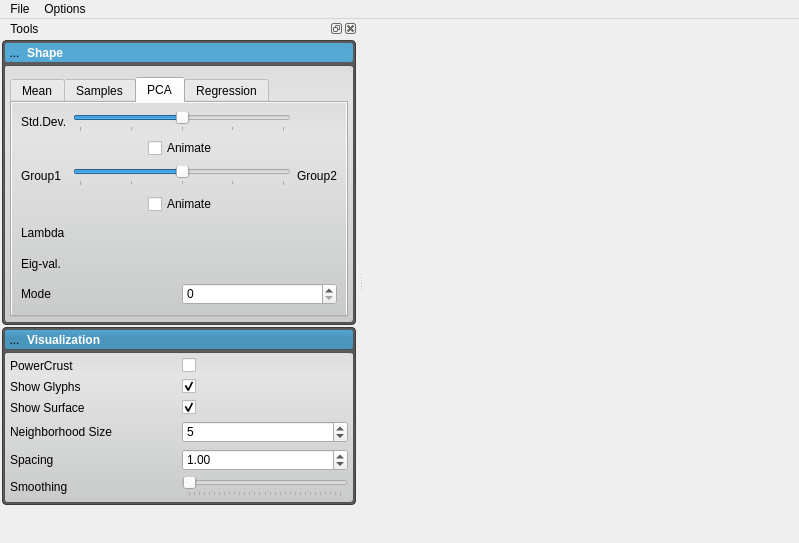
<?xml version="1.0" encoding="UTF-8"?>
<ui version="4.0">
 <class>ShapeWorksView2</class>
 <widget class="QMainWindow" name="ShapeWorksView2">
  <property name="geometry">
   <rect>
    <x>0</x>
    <y>0</y>
    <width>799</width>
    <height>543</height>
   </rect>
  </property>
  <property name="windowTitle">
   <string>ShapeWorksView2</string>
  </property>
  <property name="windowIcon">
   <iconset>
    <normaloff>:/ShapeWorksView2/Images/ShapeWorksView2.png</normaloff>:/ShapeWorksView2/Images/ShapeWorksView2.png</iconset>
  </property>
  <property name="styleSheet">
   <string notr="true">
/********************** Tab Widget ***********************/

/*
QTabWidget::pane {
	border: 2px solid rgb( 80, 80, 80 );
}
*/

/*
QTabWidget::pane{
	border-top: 2px solid #C2C7DB;
	background-color: qlineargradient(spread:pad, x1:0.5, y1:0, x2:0.5, y2:0.960227, stop:0 rgba(221, 221, 221, 255), stop:0.155779 rgba(228, 228, 228, 255), stop:1 rgba(202, 204, 204, 255));      
}
*/
/*
QTabBar::tab {
	background-color: qlineargradient(spread:pad, x1:0.5, y1:0, x2:0.5, y2:0.960227, stop:0 rgba(0, 0, 0, 0), stop:0.45 rgba(0, 0, 0, 30), stop:1 rgba(0, 0, 0, 25));
	color: white;
 }
*/

/*
QTabBar::tab:selected {
	background-color: rgb( 84, 168, 212 );
}
*/

QWidget#meanTab{
	background-color: qlineargradient(spread:pad, x1:0.5, y1:0, x2:0.5, y2:0.960227, stop:0 rgba(221, 221, 221, 255), stop:0.155779 rgba(228, 228, 228, 255), stop:1 rgba(202, 204, 204, 255));
}

QWidget#samplesTab{
	background-color: qlineargradient(spread:pad, x1:0.5, y1:0, x2:0.5, y2:0.960227, stop:0 rgba(221, 221, 221, 255), stop:0.155779 rgba(228, 228, 228, 255), stop:1 rgba(202, 204, 204, 255));      
}

QWidget#pcaTab{
	background-color: qlineargradient(spread:pad, x1:0.5, y1:0, x2:0.5, y2:0.960227, stop:0 rgba(221, 221, 221, 255), stop:0.155779 rgba(228, 228, 228, 255), stop:1 rgba(202, 204, 204, 255));      
}

QWidget#regressionTab{
	background-color: qlineargradient(spread:pad, x1:0.5, y1:0, x2:0.5, y2:0.960227, stop:0 rgba(221, 221, 221, 255), stop:0.155779 rgba(228, 228, 228, 255), stop:1 rgba(202, 204, 204, 255));      
}

/********************** Tab Widget ***********************/


/********************** Visualization Panel ***********************/

QLabel#visualizationLabel{
	color: white;
	font: bold;
}
QWidget#visualizationPanel{
	background-color: rgba( 0, 0, 0, 0 );
}

QToolButton#visualizationOpenButton{
	background-color: rgba(0, 0, 0, 0);
	border-radius: 4px;
}

QToolButton#visualizationOpenButton:hover{
	background-color: rgba( 0, 0, 0, 30 ); border-radius: 3px;
}

QWidget#visualizationHeader{
	background-color: qlineargradient(spread:pad, x1:0.5, y1:0, x2:0.5, y2:0.960227, stop:0 rgba(0, 0, 0, 0), stop:0.45 rgba(0, 0, 0, 30), stop:1 rgba(0, 0, 0, 25));
    border-radius: 3px;
}

QWidget#visualizationHeaderBackground{
	background-color: rgb( 84, 168, 212 );
    border-radius: 3px;
	border: 1px solid rgb(90, 90, 90);
}

QWidget#visualizationPanel{
	background-color: rgb( 90, 90, 90 );
	border-radius:4px;
	border: 1px solid rgb(60, 60, 60);
	color: rgb(90, 90, 90);
}

QWidget#visualizationContent{
	border-radius: 3px;
	border: 1px solid rgb(80, 80,80);
	background-color: qlineargradient(spread:pad, x1:0.5, y1:0, x2:0.5, y2:0.960227, stop:0 rgba(221, 221, 221, 255), stop:0.155779 rgba(228, 228, 228, 255), stop:1 rgba(202, 204, 204, 255));      
}
/********************** Visualization Panel ***********************/


/********************** Shape Panel ***********************/

QLabel#shapeLabel{
	color: white;
	font: bold;
}

QWidget#shapePanel{
	background-color: rgba( 0, 0, 0, 0 );
}

QToolButton#shapeOpenButton{
	background-color: rgba(0, 0, 0, 0);
	border-radius: 4px;
}

QToolButton#shapeOpenButton:hover{
	background-color: rgba( 0, 0, 0, 30 ); border-radius: 3px;
}

QWidget#layers_header_{
	background-color: qlineargradient(spread:pad, x1:0.5, y1:0, x2:0.5, y2:0.960227, stop:0 rgba(0, 0, 0, 0), stop:0.45 rgba(0, 0, 0, 30), stop:1 rgba(0, 0, 0, 25));
    border-radius: 3px;
}

QWidget#shapeHeaderBackground{
	background-color: rgb( 84, 168, 212 );
    border-radius: 3px;
	border: 1px solid rgb(90, 90, 90);
}

QWidget#shapePanel{
	background-color: rgb( 90, 90, 90 );
	border-radius:4px;
	border: 1px solid rgb(60, 60, 60);
	color: rgb(90, 90, 90);
}

QWidget#shapeContent{
	border-radius: 3px;
	border: 1px solid rgb(80, 80,80);
	background-color: qlineargradient(spread:pad, x1:0.5, y1:0, x2:0.5, y2:0.960227, stop:0 rgba(221, 221, 221, 255), stop:0.155779 rgba(228, 228, 228, 255), stop:1 rgba(202, 204, 204, 255));      
}
/********************** Shape Panel ***********************/




/********************** Other ***********************/

QWidget#pcaWidget{
	border-radius: 3px;
	border: 2px solid rgb(80, 80,80);
}


QWidget#sampleWidget{
	border-radius: 3px;
	border: 2px solid rgb(80, 80,80);
}

QWidget#meanWidget{
	border-radius: 3px;
	border: 2px solid rgb(80, 80,80);
}


QWidget#controlsDockContents {
/*	background-color: rgb(0,0,1);
*/

/*
background-color: qlineargradient(spread:pad, x1:0.5, y1:0, x2:0.5, y2:0.960227, stop:0 rgba(1, 0, 0, 0), stop:0.45 rgba(0, 0, 1, 30), stop:1 rgba(0, 1, 0, 25));
*/

/*	background-color: qlineargradient(spread:pad, x1:0.5, y1:0, x2:0.5, y2:0.960227, stop:0 rgba(69, 168, 212, 255), stop:0.45 rgba(0, 0, 0, 30), stop:1 rgba(60, 60, 60, 255));
*/   
 border-radius: 3px;

background: rgb(90,90,90);

/*
	background: grey
*/

/*	color: red;	
*/
}



QWidget#widget {
 background-color: rgba(0,0,255,255);


/*
background-color: qlineargradient(spread:pad, x1:0.5, y1:0, x2:0.5, y2:0.960227, stop:0 rgba(1, 0, 0, 0), stop:0.45 rgba(0, 0, 1, 30), stop:1 rgba(0, 1, 0, 25));
*/

/*
	background: grey
*/

/*	color: red;	
*/
}



QToolButton{
	border: 1px solid rgba( 0, 0, 0, 0 );
	margin: 0, 0, 0, 0;
	padding: 0, 0, 0, 0;
}

QToolButton:hover{
	background-color: rgba( 140, 140, 140, 50 );
}

QToolButton:pressed{
	border: 1px solid rgba( 100, 100, 100, 120 );
	background-color: rgba( 100, 100, 100, 200 );
}








</string>
  </property>
  <widget class="QWidget" name="centralwidget">
   <layout class="QHBoxLayout" name="horizontalLayout">
    <property name="leftMargin">
     <number>0</number>
    </property>
    <property name="topMargin">
     <number>0</number>
    </property>
    <property name="rightMargin">
     <number>6</number>
    </property>
    <property name="bottomMargin">
     <number>6</number>
    </property>
    <item>
     <widget class="QVTKWidget" name="view" native="true">
      <property name="minimumSize">
       <size>
        <width>100</width>
        <height>100</height>
       </size>
      </property>
     </widget>
    </item>
   </layout>
  </widget>
  <widget class="QMenuBar" name="menubar">
   <property name="geometry">
    <rect>
     <x>0</x>
     <y>0</y>
     <width>799</width>
     <height>19</height>
    </rect>
   </property>
   <widget class="QMenu" name="menuFile">
    <property name="title">
     <string>File</string>
    </property>
    <addaction name="actionExportPoints"/>
    <addaction name="actionExportSurfaceMesh"/>
    <addaction name="actionExportPcaLoadings"/>
    <addaction name="actionExportVarianceReport"/>
    <addaction name="separator"/>
    <addaction name="actionQuit"/>
   </widget>
   <widget class="QMenu" name="menuOptions">
    <property name="title">
     <string>Options</string>
    </property>
    <addaction name="actionPreferences"/>
   </widget>
   <addaction name="menuFile"/>
   <addaction name="menuOptions"/>
  </widget>
  <widget class="QDockWidget" name="controlsDockWidget">
   <property name="windowTitle">
    <string>  Tools</string>
   </property>
   <attribute name="dockWidgetArea">
    <number>1</number>
   </attribute>
   <widget class="QWidget" name="dockWidgetContents">
    <layout class="QVBoxLayout" name="verticalLayout">
     <property name="spacing">
      <number>2</number>
     </property>
     <property name="margin">
      <number>2</number>
     </property>
     <item>
      <widget class="QWidget" name="shapePanel" native="true">
       <property name="sizePolicy">
        <sizepolicy hsizetype="Preferred" vsizetype="Fixed">
         <horstretch>0</horstretch>
         <verstretch>0</verstretch>
        </sizepolicy>
       </property>
       <layout class="QVBoxLayout" name="verticalLayout_6">
        <property name="spacing">
         <number>2</number>
        </property>
        <property name="margin">
         <number>2</number>
        </property>
        <item>
         <widget class="QWidget" name="shapeHeaderBackground" native="true">
          <layout class="QVBoxLayout" name="verticalLayout_7">
           <property name="margin">
            <number>0</number>
           </property>
           <item>
            <widget class="QWidget" name="shapeHeader" native="true">
             <property name="sizePolicy">
              <sizepolicy hsizetype="Preferred" vsizetype="Fixed">
               <horstretch>0</horstretch>
               <verstretch>0</verstretch>
              </sizepolicy>
             </property>
             <property name="minimumSize">
              <size>
               <width>215</width>
               <height>21</height>
              </size>
             </property>
             <layout class="QHBoxLayout" name="horizontalLayout_2">
              <property name="spacing">
               <number>2</number>
              </property>
              <property name="margin">
               <number>0</number>
              </property>
              <item>
               <widget class="QToolButton" name="shapeOpenButton">
                <property name="minimumSize">
                 <size>
                  <width>21</width>
                  <height>21</height>
                 </size>
                </property>
                <property name="maximumSize">
                 <size>
                  <width>21</width>
                  <height>21</height>
                 </size>
                </property>
                <property name="text">
                 <string>...</string>
                </property>
                <property name="icon">
                 <iconset resource="ShapeWorksView2.qrc">
                  <normaloff>:/ShapeWorksView2/images/DownArrowWhite.png</normaloff>
                  <normalon>:/Images/DownArrowWhite.png</normalon>:/ShapeWorksView2/images/DownArrowWhite.png</iconset>
                </property>
                <property name="checkable">
                 <bool>true</bool>
                </property>
                <property name="checked">
                 <bool>true</bool>
                </property>
               </widget>
              </item>
              <item>
               <widget class="QLabel" name="shapeLabel">
                <property name="text">
                 <string>Shape</string>
                </property>
               </widget>
              </item>
             </layout>
            </widget>
           </item>
          </layout>
         </widget>
        </item>
        <item>
         <widget class="QWidget" name="shapeContent" native="true">
          <layout class="QVBoxLayout" name="verticalLayout_19">
           <property name="spacing">
            <number>0</number>
           </property>
           <property name="leftMargin">
            <number>6</number>
           </property>
           <property name="topMargin">
            <number>12</number>
           </property>
           <property name="rightMargin">
            <number>6</number>
           </property>
           <property name="bottomMargin">
            <number>6</number>
           </property>
           <item>
            <widget class="QTabWidget" name="tabWidget">
             <property name="minimumSize">
              <size>
               <width>320</width>
               <height>0</height>
              </size>
             </property>
             <property name="tabPosition">
              <enum>QTabWidget::North</enum>
             </property>
             <property name="tabShape">
              <enum>QTabWidget::Rounded</enum>
             </property>
             <property name="currentIndex">
              <number>2</number>
             </property>
             <property name="documentMode">
              <bool>false</bool>
             </property>
             <property name="tabsClosable">
              <bool>false</bool>
             </property>
             <property name="movable">
              <bool>false</bool>
             </property>
             <widget class="QWidget" name="meanTab">
              <attribute name="title">
               <string>Mean</string>
              </attribute>
              <layout class="QVBoxLayout" name="verticalLayout_3">
               <item>
                <widget class="QPushButton" name="meanOverallButton">
                 <property name="text">
                  <string>Overall</string>
                 </property>
                 <property name="checkable">
                  <bool>true</bool>
                 </property>
                 <property name="checked">
                  <bool>true</bool>
                 </property>
                 <property name="autoExclusive">
                  <bool>true</bool>
                 </property>
                 <property name="default">
                  <bool>false</bool>
                 </property>
                 <property name="flat">
                  <bool>false</bool>
                 </property>
                </widget>
               </item>
               <item>
                <widget class="QPushButton" name="meanGroup1Button">
                 <property name="text">
                  <string>Group1</string>
                 </property>
                 <property name="checkable">
                  <bool>true</bool>
                 </property>
                 <property name="checked">
                  <bool>false</bool>
                 </property>
                 <property name="autoExclusive">
                  <bool>true</bool>
                 </property>
                 <property name="default">
                  <bool>false</bool>
                 </property>
                 <property name="flat">
                  <bool>false</bool>
                 </property>
                </widget>
               </item>
               <item>
                <widget class="QPushButton" name="meanGroup2Button">
                 <property name="text">
                  <string>Group2</string>
                 </property>
                 <property name="checkable">
                  <bool>true</bool>
                 </property>
                 <property name="checked">
                  <bool>false</bool>
                 </property>
                 <property name="autoExclusive">
                  <bool>true</bool>
                 </property>
                 <property name="default">
                  <bool>false</bool>
                 </property>
                 <property name="flat">
                  <bool>false</bool>
                 </property>
                </widget>
               </item>
               <item>
                <widget class="QPushButton" name="meanDifferenceButton">
                 <property name="text">
                  <string>Difference</string>
                 </property>
                 <property name="checkable">
                  <bool>true</bool>
                 </property>
                 <property name="checked">
                  <bool>false</bool>
                 </property>
                 <property name="autoExclusive">
                  <bool>true</bool>
                 </property>
                 <property name="default">
                  <bool>false</bool>
                 </property>
                 <property name="flat">
                  <bool>false</bool>
                 </property>
                </widget>
               </item>
              </layout>
             </widget>
             <widget class="QWidget" name="samplesTab">
              <attribute name="title">
               <string>Samples</string>
              </attribute>
              <layout class="QGridLayout" name="gridLayout_5">
               <item row="1" column="1">
                <widget class="QPushButton" name="medianButton">
                 <property name="text">
                  <string>Median</string>
                 </property>
                </widget>
               </item>
               <item row="2" column="1">
                <widget class="QPushButton" name="medianGroup1Button">
                 <property name="text">
                  <string>Group 1 Median</string>
                 </property>
                </widget>
               </item>
               <item row="3" column="1">
                <widget class="QPushButton" name="medianGroup2Button">
                 <property name="text">
                  <string>Group 2 Median</string>
                 </property>
                </widget>
               </item>
               <item row="0" column="1">
                <layout class="QHBoxLayout" name="horizontalLayout_3">
                 <item>
                  <widget class="QLabel" name="label_2">
                   <property name="text">
                    <string>Sample :</string>
                   </property>
                  </widget>
                 </item>
                 <item>
                  <widget class="QSpinBox" name="sampleSpinBox"/>
                 </item>
                </layout>
               </item>
              </layout>
             </widget>
             <widget class="QWidget" name="pcaTab">
              <attribute name="title">
               <string>PCA</string>
              </attribute>
              <layout class="QVBoxLayout" name="verticalLayout_8">
               <item>
                <layout class="QGridLayout" name="pcaGridLayout">
                 <item row="0" column="0">
                  <widget class="QLabel" name="label_10">
                   <property name="text">
                    <string>Std.Dev.</string>
                   </property>
                  </widget>
                 </item>
                 <item row="0" column="1">
                  <widget class="QSlider" name="pcaSlider">
                   <property name="minimum">
                    <number>-20</number>
                   </property>
                   <property name="maximum">
                    <number>20</number>
                   </property>
                   <property name="orientation">
                    <enum>Qt::Horizontal</enum>
                   </property>
                   <property name="tickPosition">
                    <enum>QSlider::TicksBelow</enum>
                   </property>
                   <property name="tickInterval">
                    <number>10</number>
                   </property>
                  </widget>
                 </item>
                 <item row="0" column="2">
                  <widget class="QLabel" name="pcaValueLabel">
                   <property name="minimumSize">
                    <size>
                     <width>35</width>
                     <height>0</height>
                    </size>
                   </property>
                   <property name="text">
                    <string/>
                   </property>
                  </widget>
                 </item>
                 <item row="2" column="0">
                  <widget class="QLabel" name="pcaGroup1Label">
                   <property name="minimumSize">
                    <size>
                     <width>0</width>
                     <height>24</height>
                    </size>
                   </property>
                   <property name="text">
                    <string>Group1</string>
                   </property>
                  </widget>
                 </item>
                 <item row="2" column="1">
                  <widget class="QSlider" name="pcaGroupSlider">
                   <property name="minimum">
                    <number>0</number>
                   </property>
                   <property name="maximum">
                    <number>20</number>
                   </property>
                   <property name="value">
                    <number>10</number>
                   </property>
                   <property name="orientation">
                    <enum>Qt::Horizontal</enum>
                   </property>
                   <property name="tickPosition">
                    <enum>QSlider::TicksBelow</enum>
                   </property>
                   <property name="tickInterval">
                    <number>5</number>
                   </property>
                  </widget>
                 </item>
                 <item row="2" column="2">
                  <widget class="QLabel" name="pcaGroup2Label">
                   <property name="text">
                    <string>Group2</string>
                   </property>
                  </widget>
                 </item>
                 <item row="1" column="1">
                  <widget class="QWidget" name="widget_23" native="true">
                   <layout class="QHBoxLayout" name="horizontalLayout_7">
                    <property name="spacing">
                     <number>0</number>
                    </property>
                    <property name="margin">
                     <number>0</number>
                    </property>
                    <item>
                     <spacer name="horizontalSpacer_3">
                      <property name="orientation">
                       <enum>Qt::Horizontal</enum>
                      </property>
                      <property name="sizeHint" stdset="0">
                       <size>
                        <width>40</width>
                        <height>20</height>
                       </size>
                      </property>
                     </spacer>
                    </item>
                    <item>
                     <widget class="QCheckBox" name="pcaAnimateCheckBox">
                      <property name="text">
                       <string>Animate</string>
                      </property>
                     </widget>
                    </item>
                    <item>
                     <spacer name="horizontalSpacer_4">
                      <property name="orientation">
                       <enum>Qt::Horizontal</enum>
                      </property>
                      <property name="sizeHint" stdset="0">
                       <size>
                        <width>40</width>
                        <height>20</height>
                       </size>
                      </property>
                     </spacer>
                    </item>
                   </layout>
                  </widget>
                 </item>
                 <item row="3" column="1">
                  <widget class="QWidget" name="widget_25" native="true">
                   <layout class="QHBoxLayout" name="horizontalLayout_9">
                    <property name="spacing">
                     <number>0</number>
                    </property>
                    <property name="margin">
                     <number>0</number>
                    </property>
                    <item>
                     <spacer name="horizontalSpacer_7">
                      <property name="orientation">
                       <enum>Qt::Horizontal</enum>
                      </property>
                      <property name="sizeHint" stdset="0">
                       <size>
                        <width>40</width>
                        <height>20</height>
                       </size>
                      </property>
                     </spacer>
                    </item>
                    <item>
                     <widget class="QCheckBox" name="pcaGroupAnimateCheckBox">
                      <property name="text">
                       <string>Animate</string>
                      </property>
                     </widget>
                    </item>
                    <item>
                     <spacer name="horizontalSpacer_8">
                      <property name="orientation">
                       <enum>Qt::Horizontal</enum>
                      </property>
                      <property name="sizeHint" stdset="0">
                       <size>
                        <width>40</width>
                        <height>20</height>
                       </size>
                      </property>
                     </spacer>
                    </item>
                   </layout>
                  </widget>
                 </item>
                </layout>
               </item>
               <item>
                <layout class="QGridLayout" name="gridLayout_3">
                 <property name="verticalSpacing">
                  <number>6</number>
                 </property>
                 <item row="1" column="0">
                  <widget class="QLabel" name="label_4">
                   <property name="minimumSize">
                    <size>
                     <width>0</width>
                     <height>24</height>
                    </size>
                   </property>
                   <property name="text">
                    <string>Eig-val.</string>
                   </property>
                  </widget>
                 </item>
                 <item row="1" column="1">
                  <widget class="QLabel" name="pcaEigenValueLabel">
                   <property name="text">
                    <string/>
                   </property>
                  </widget>
                 </item>
                 <item row="0" column="0">
                  <widget class="QLabel" name="label_5">
                   <property name="minimumSize">
                    <size>
                     <width>0</width>
                     <height>24</height>
                    </size>
                   </property>
                   <property name="text">
                    <string>Lambda</string>
                   </property>
                  </widget>
                 </item>
                 <item row="0" column="1">
                  <widget class="QLabel" name="pcaLambdaLabel">
                   <property name="text">
                    <string/>
                   </property>
                  </widget>
                 </item>
                </layout>
               </item>
               <item>
                <layout class="QHBoxLayout" name="horizontalLayout_5">
                 <item>
                  <widget class="QLabel" name="label_6">
                   <property name="minimumSize">
                    <size>
                     <width>0</width>
                     <height>24</height>
                    </size>
                   </property>
                   <property name="text">
                    <string>Mode</string>
                   </property>
                  </widget>
                 </item>
                 <item>
                  <widget class="QSpinBox" name="pcaModeSpinBox">
                   <property name="maximum">
                    <number>10</number>
                   </property>
                  </widget>
                 </item>
                </layout>
               </item>
              </layout>
             </widget>
             <widget class="QWidget" name="regressionTab">
              <attribute name="title">
               <string>Regression</string>
              </attribute>
              <layout class="QVBoxLayout" name="verticalLayout_4">
               <item>
                <spacer name="verticalSpacer_3">
                 <property name="orientation">
                  <enum>Qt::Vertical</enum>
                 </property>
                 <property name="sizeHint" stdset="0">
                  <size>
                   <width>20</width>
                   <height>40</height>
                  </size>
                 </property>
                </spacer>
               </item>
               <item>
                <layout class="QHBoxLayout" name="horizontalLayout_6">
                 <item>
                  <spacer name="horizontalSpacer_2">
                   <property name="orientation">
                    <enum>Qt::Horizontal</enum>
                   </property>
                   <property name="sizeHint" stdset="0">
                    <size>
                     <width>40</width>
                     <height>20</height>
                    </size>
                   </property>
                  </spacer>
                 </item>
                 <item>
                  <widget class="QLabel" name="label_7">
                   <property name="text">
                    <string>Predictor / Explanatory Variable : </string>
                   </property>
                  </widget>
                 </item>
                 <item>
                  <widget class="QLabel" name="regressionLabel">
                   <property name="minimumSize">
                    <size>
                     <width>50</width>
                     <height>0</height>
                    </size>
                   </property>
                   <property name="text">
                    <string>TextLabel</string>
                   </property>
                  </widget>
                 </item>
                 <item>
                  <spacer name="horizontalSpacer">
                   <property name="orientation">
                    <enum>Qt::Horizontal</enum>
                   </property>
                   <property name="sizeHint" stdset="0">
                    <size>
                     <width>40</width>
                     <height>20</height>
                    </size>
                   </property>
                  </spacer>
                 </item>
                </layout>
               </item>
               <item>
                <widget class="QSlider" name="regressionSlider">
                 <property name="maximum">
                  <number>50</number>
                 </property>
                 <property name="orientation">
                  <enum>Qt::Horizontal</enum>
                 </property>
                 <property name="tickPosition">
                  <enum>QSlider::TicksBelow</enum>
                 </property>
                 <property name="tickInterval">
                  <number>5</number>
                 </property>
                </widget>
               </item>
               <item>
                <widget class="QWidget" name="widget_24" native="true">
                 <layout class="QHBoxLayout" name="horizontalLayout_8">
                  <property name="spacing">
                   <number>0</number>
                  </property>
                  <property name="margin">
                   <number>0</number>
                  </property>
                  <item>
                   <spacer name="horizontalSpacer_5">
                    <property name="orientation">
                     <enum>Qt::Horizontal</enum>
                    </property>
                    <property name="sizeHint" stdset="0">
                     <size>
                      <width>40</width>
                      <height>20</height>
                     </size>
                    </property>
                   </spacer>
                  </item>
                  <item>
                   <widget class="QCheckBox" name="regressionAnimateCheckBox">
                    <property name="text">
                     <string>Animate</string>
                    </property>
                   </widget>
                  </item>
                  <item>
                   <spacer name="horizontalSpacer_6">
                    <property name="orientation">
                     <enum>Qt::Horizontal</enum>
                    </property>
                    <property name="sizeHint" stdset="0">
                     <size>
                      <width>40</width>
                      <height>20</height>
                     </size>
                    </property>
                   </spacer>
                  </item>
                 </layout>
                </widget>
               </item>
               <item>
                <spacer name="verticalSpacer_2">
                 <property name="orientation">
                  <enum>Qt::Vertical</enum>
                 </property>
                 <property name="sizeHint" stdset="0">
                  <size>
                   <width>20</width>
                   <height>40</height>
                  </size>
                 </property>
                </spacer>
               </item>
              </layout>
             </widget>
            </widget>
           </item>
           <item>
            <layout class="QVBoxLayout" name="verticalLayout_2">
             <property name="spacing">
              <number>6</number>
             </property>
             <property name="bottomMargin">
              <number>0</number>
             </property>
            </layout>
           </item>
          </layout>
         </widget>
        </item>
       </layout>
      </widget>
     </item>
     <item>
      <widget class="QWidget" name="visualizationPanel" native="true">
       <property name="sizePolicy">
        <sizepolicy hsizetype="Preferred" vsizetype="Fixed">
         <horstretch>0</horstretch>
         <verstretch>0</verstretch>
        </sizepolicy>
       </property>
       <layout class="QVBoxLayout" name="verticalLayout_10">
        <property name="spacing">
         <number>2</number>
        </property>
        <property name="margin">
         <number>2</number>
        </property>
        <item>
         <widget class="QWidget" name="visualizationHeaderBackground" native="true">
          <layout class="QVBoxLayout" name="verticalLayout_11">
           <property name="margin">
            <number>0</number>
           </property>
           <item>
            <widget class="QWidget" name="visualizationHeader" native="true">
             <property name="sizePolicy">
              <sizepolicy hsizetype="Preferred" vsizetype="Fixed">
               <horstretch>0</horstretch>
               <verstretch>0</verstretch>
              </sizepolicy>
             </property>
             <property name="minimumSize">
              <size>
               <width>215</width>
               <height>21</height>
              </size>
             </property>
             <layout class="QHBoxLayout" name="horizontalLayout_4">
              <property name="spacing">
               <number>2</number>
              </property>
              <property name="margin">
               <number>0</number>
              </property>
              <item>
               <widget class="QToolButton" name="visualizationOpenButton">
                <property name="minimumSize">
                 <size>
                  <width>21</width>
                  <height>21</height>
                 </size>
                </property>
                <property name="maximumSize">
                 <size>
                  <width>21</width>
                  <height>21</height>
                 </size>
                </property>
                <property name="text">
                 <string>...</string>
                </property>
                <property name="icon">
                 <iconset resource="ShapeWorksView2.qrc">
                  <normaloff>:/ShapeWorksView2/images/DownArrowWhite.png</normaloff>:/ShapeWorksView2/images/DownArrowWhite.png</iconset>
                </property>
                <property name="checkable">
                 <bool>true</bool>
                </property>
                <property name="checked">
                 <bool>true</bool>
                </property>
               </widget>
              </item>
              <item>
               <widget class="QLabel" name="visualizationLabel">
                <property name="text">
                 <string>Visualization</string>
                </property>
               </widget>
              </item>
             </layout>
            </widget>
           </item>
          </layout>
         </widget>
        </item>
        <item>
         <widget class="QWidget" name="visualizationContent" native="true">
          <layout class="QVBoxLayout" name="verticalLayout_21">
           <property name="spacing">
            <number>2</number>
           </property>
           <property name="margin">
            <number>6</number>
           </property>
           <item>
            <layout class="QGridLayout" name="gridLayout_6">
             <property name="spacing">
              <number>6</number>
             </property>
             <item row="3" column="0">
              <widget class="QLabel" name="label_8">
               <property name="minimumSize">
                <size>
                 <width>50</width>
                 <height>0</height>
                </size>
               </property>
               <property name="layoutDirection">
                <enum>Qt::LeftToRight</enum>
               </property>
               <property name="text">
                <string>Neighborhood Size</string>
               </property>
              </widget>
             </item>
             <item row="4" column="0">
              <widget class="QLabel" name="label_9">
               <property name="text">
                <string>Spacing</string>
               </property>
              </widget>
             </item>
             <item row="3" column="1">
              <widget class="QSpinBox" name="neighborhoodSpinBox">
               <property name="value">
                <number>5</number>
               </property>
              </widget>
             </item>
             <item row="4" column="1">
              <widget class="QDoubleSpinBox" name="spacingSpinBox">
               <property name="value">
                <double>1.000000000000000</double>
               </property>
              </widget>
             </item>
             <item row="1" column="0">
              <widget class="QLabel" name="label">
               <property name="text">
                <string>Show Glyphs</string>
               </property>
              </widget>
             </item>
             <item row="1" column="1">
              <widget class="QCheckBox" name="showGlyphs">
               <property name="text">
                <string/>
               </property>
               <property name="checked">
                <bool>true</bool>
               </property>
              </widget>
             </item>
             <item row="2" column="0">
              <widget class="QLabel" name="label_3">
               <property name="text">
                <string>Show Surface</string>
               </property>
              </widget>
             </item>
             <item row="2" column="1">
              <widget class="QCheckBox" name="showSurface">
               <property name="text">
                <string/>
               </property>
               <property name="checked">
                <bool>true</bool>
               </property>
              </widget>
             </item>
             <item row="0" column="1">
              <widget class="QCheckBox" name="usePowerCrustCheckBox">
               <property name="text">
                <string/>
               </property>
               <property name="checked">
                <bool>false</bool>
               </property>
              </widget>
             </item>
             <item row="0" column="0">
              <widget class="QLabel" name="powerCrustLabel">
               <property name="text">
                <string>PowerCrust</string>
               </property>
              </widget>
             </item>
             <item row="5" column="0">
              <widget class="QLabel" name="smoothingLabel">
               <property name="text">
                <string>Smoothing</string>
               </property>
              </widget>
             </item>
             <item row="5" column="1">
              <widget class="QSlider" name="smoothingSlider">
               <property name="sizePolicy">
                <sizepolicy hsizetype="Preferred" vsizetype="Fixed">
                 <horstretch>0</horstretch>
                 <verstretch>0</verstretch>
                </sizepolicy>
               </property>
               <property name="maximum">
                <number>30</number>
               </property>
               <property name="pageStep">
                <number>1</number>
               </property>
               <property name="orientation">
                <enum>Qt::Horizontal</enum>
               </property>
               <property name="tickPosition">
                <enum>QSlider::TicksBelow</enum>
               </property>
              </widget>
             </item>
            </layout>
           </item>
          </layout>
         </widget>
        </item>
       </layout>
      </widget>
     </item>
     <item>
      <spacer name="verticalSpacer">
       <property name="orientation">
        <enum>Qt::Vertical</enum>
       </property>
       <property name="sizeHint" stdset="0">
        <size>
         <width>20</width>
         <height>40</height>
        </size>
       </property>
      </spacer>
     </item>
    </layout>
   </widget>
  </widget>
  <action name="actionQuit">
   <property name="text">
    <string>Quit</string>
   </property>
   <property name="shortcut">
    <string>Ctrl+Q</string>
   </property>
  </action>
  <action name="actionViewFullScreen">
   <property name="text">
    <string>Full Screen</string>
   </property>
   <property name="shortcut">
    <string>Ctrl+F</string>
   </property>
  </action>
  <action name="actionViewOnlyOne">
   <property name="text">
    <string>Only One Viewer</string>
   </property>
   <property name="shortcut">
    <string>Alt+0</string>
   </property>
  </action>
  <action name="actionViewOneAndOne">
   <property name="text">
    <string>One and One</string>
   </property>
   <property name="shortcut">
    <string>Alt+1</string>
   </property>
  </action>
  <action name="actionViewOneAndTwo">
   <property name="text">
    <string>Two and One</string>
   </property>
   <property name="shortcut">
    <string>Alt+2</string>
   </property>
  </action>
  <action name="actionViewOneAndThree">
   <property name="text">
    <string>Three and One</string>
   </property>
   <property name="shortcut">
    <string>Alt+3</string>
   </property>
  </action>
  <action name="actionViewTwoAndTwo">
   <property name="text">
    <string>Two and Two</string>
   </property>
   <property name="shortcut">
    <string>Alt+4</string>
   </property>
  </action>
  <action name="actionViewTwoAndThree">
   <property name="text">
    <string>Three and Two</string>
   </property>
   <property name="shortcut">
    <string>Alt+5</string>
   </property>
  </action>
  <action name="actionViewThreeAndThree">
   <property name="text">
    <string>Three and Three</string>
   </property>
   <property name="shortcut">
    <string>Alt+6</string>
   </property>
  </action>
  <action name="actionPreferences">
   <property name="text">
    <string>Preferences</string>
   </property>
   <property name="shortcut">
    <string>Ctrl+,</string>
   </property>
  </action>
  <action name="actionExportPcaLoadings">
   <property name="text">
    <string>Export PCA Loadings</string>
   </property>
  </action>
  <action name="actionExportPoints">
   <property name="text">
    <string>Export Points</string>
   </property>
  </action>
  <action name="actionExportSurfaceMesh">
   <property name="text">
    <string>Export Surface Mesh</string>
   </property>
  </action>
  <action name="actionExportVarianceReport">
   <property name="text">
    <string>Export Variance Report</string>
   </property>
  </action>
 </widget>
 <customwidgets>
  <customwidget>
   <class>QVTKWidget</class>
   <extends>QWidget</extends>
   <header>QVTKWidget.h</header>
  </customwidget>
 </customwidgets>
 <resources>
  <include location="ShapeWorksView2.qrc"/>
 </resources>
 <connections/>
</ui>
